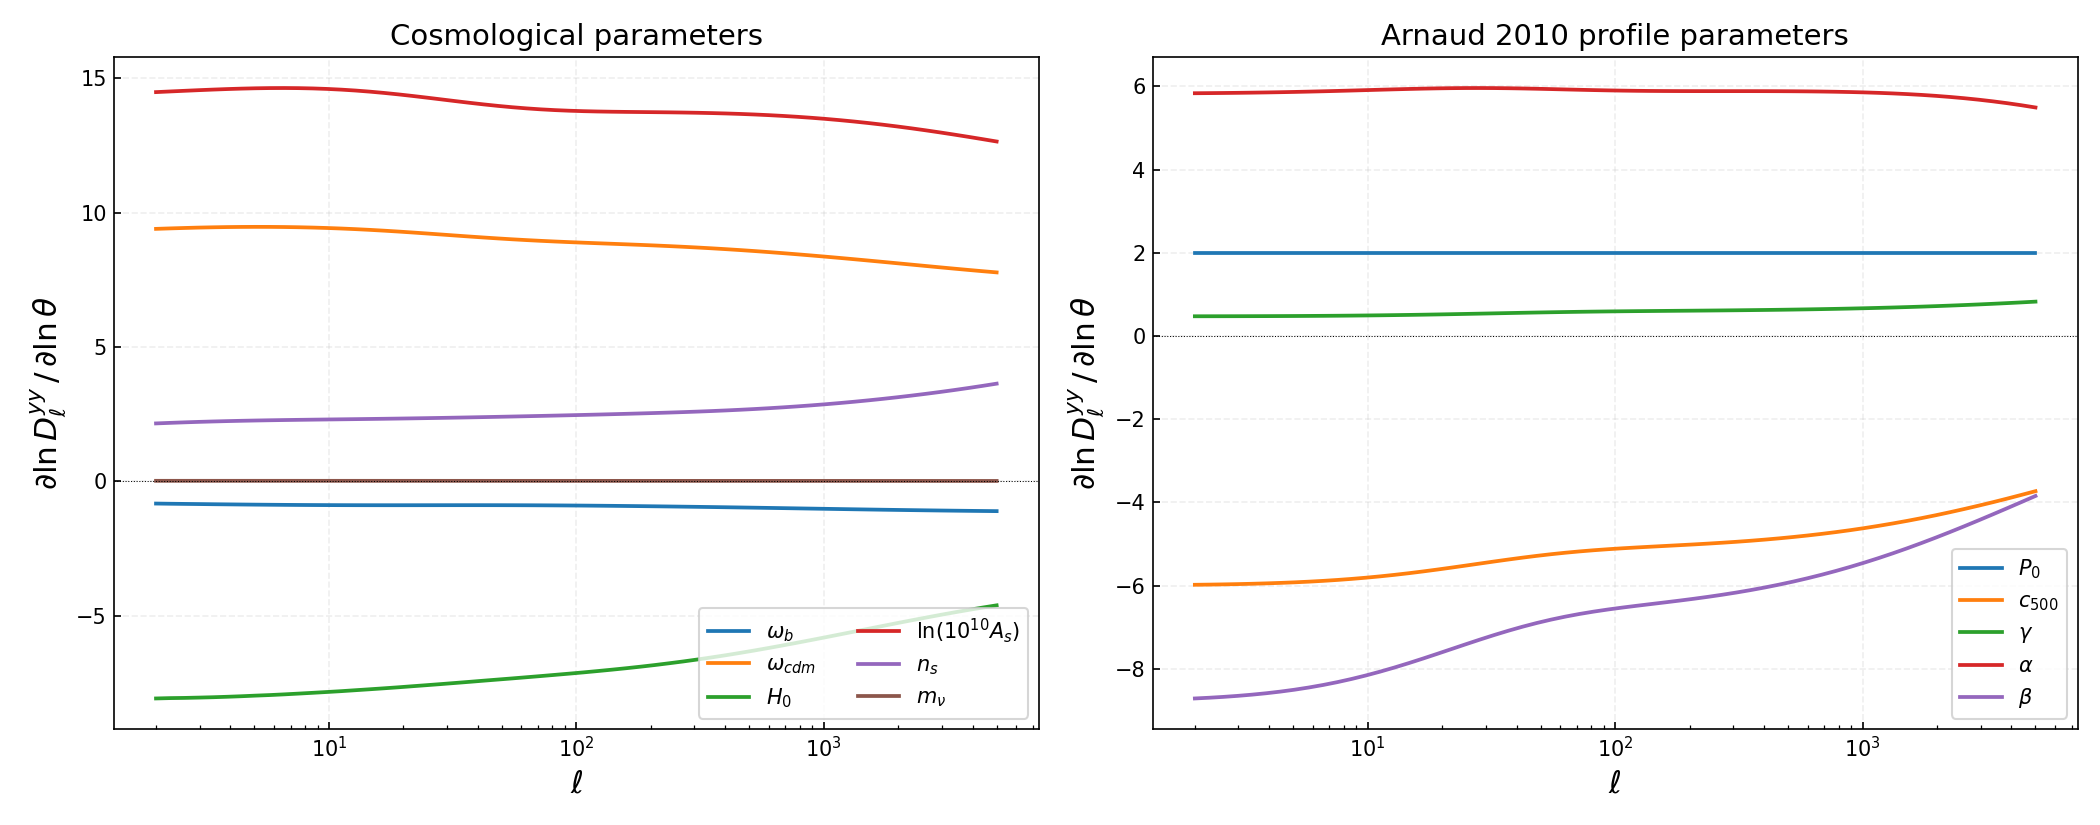

This figure's Python source:
"""
Plot d(D_ell^yy)/d(param) for cosmological and profile parameters.
"""
import warnings; warnings.filterwarnings('ignore')
import os; os.environ["JAX_PLATFORM_NAME"] = "cpu"
import time

import jax; jax.config.update("jax_enable_x64", True)
import jax.numpy as jnp
import numpy as np

import matplotlib
matplotlib.use("Agg")
import matplotlib.pyplot as plt

from classy_szfast.differentiable import (
    CosmoParams, ProfileParamsA10, cl_yy_from_params,
)

# ── Setup ─────────────────────────────────────────────────────────────

cosmo = CosmoParams(
    omega_b=0.02242, omega_cdm=0.11933, H0=67.66,
    tau_reio=0.0561, ln10_10_As=3.047, n_s=0.9665,
)
profile = ProfileParamsA10()
ell = jnp.geomspace(2, 5000, 60)
dl_fac = ell * (ell + 1) / (2 * jnp.pi) * 1e12

# ── Helper: D_ell^yy(total) as a function of one parameter ───────────

def dl_total(cosmo_, profile_):
    cl1, cl2 = cl_yy_from_params(ell, cosmo_, profile_params=profile_,
                                  profile='arnaud10', delta_crit=500.0)
    return dl_fac * (cl1 + cl2)

# ── 1. Jacobian w.r.t. cosmo params ──────────────────────────────────
print("Computing cosmo Jacobian ...")
t0 = time.perf_counter()
jac_cosmo = jax.jacrev(lambda c: dl_total(c, profile))(cosmo)
print(f"  done in {time.perf_counter()-t0:.1f} s")

# ── 2. Jacobian w.r.t. profile params ────────────────────────────────
print("Computing profile Jacobian ...")
t0 = time.perf_counter()
jac_profile = jax.jacrev(lambda pp: dl_total(cosmo, pp))(profile)
print(f"  done in {time.perf_counter()-t0:.1f} s")

# ── 3. Plot ───────────────────────────────────────────────────────────

cosmo_labels = {
    'omega_b':    r'$\omega_b$',
    'omega_cdm':  r'$\omega_{cdm}$',
    'H0':         r'$H_0$',
    'ln10_10_As': r'$\ln(10^{10}A_s)$',
    'n_s':        r'$n_s$',
    'm_ncdm':     r'$m_\nu$',
}
# skip tau_reio (zero gradient)
cosmo_keys = ['omega_b', 'omega_cdm', 'H0', 'ln10_10_As', 'n_s', 'm_ncdm']

profile_labels = {
    'P0':    r'$P_0$',
    'c500':  r'$c_{500}$',
    'gamma': r'$\gamma$',
    'alpha': r'$\alpha$',
    'beta':  r'$\beta$',
}

fig, axes = plt.subplots(1, 2, figsize=(14, 5.5))

# Left: cosmo
ax = axes[0]
jac_dict = jac_cosmo._asdict()
for key in cosmo_keys:
    g = np.array(jac_dict[key])
    # Normalize: plot d(ln D_ell)/d(ln param) = (param/D_ell) * dD_ell/dparam
    param_val = float(getattr(cosmo, key))
    dl_ref = np.array(dl_total(cosmo, profile))
    dlog = g * param_val / dl_ref
    ax.semilogx(ell, dlog, lw=1.8, label=cosmo_labels[key])

ax.axhline(0, color='k', ls=':', lw=0.5)
ax.set_xlabel(r"$\ell$", fontsize=15)
ax.set_ylabel(r"$\partial \ln D_\ell^{yy} \,/\, \partial \ln \theta$", fontsize=15)
ax.set_title("Cosmological parameters", fontsize=14)
ax.legend(fontsize=10, ncol=2)
ax.grid(alpha=0.2, ls='--')

# Right: profile
ax = axes[1]
jac_dict_p = jac_profile._asdict()
dl_ref = np.array(dl_total(cosmo, profile))
for key in profile_labels:
    g = np.array(jac_dict_p[key])
    param_val = float(getattr(profile, key))
    dlog = g * param_val / dl_ref
    ax.semilogx(ell, dlog, lw=1.8, label=profile_labels[key])

ax.axhline(0, color='k', ls=':', lw=0.5)
ax.set_xlabel(r"$\ell$", fontsize=15)
ax.set_ylabel(r"$\partial \ln D_\ell^{yy} \,/\, \partial \ln \theta$", fontsize=15)
ax.set_title("Arnaud 2010 profile parameters", fontsize=14)
ax.legend(fontsize=10)
ax.grid(alpha=0.2, ls='--')

for ax in axes:
    ax.tick_params(direction='in', which='both')

plt.tight_layout()
outpath = os.path.join(os.path.dirname(__file__) or '.', 'plot_gradients.png')
plt.savefig(outpath, dpi=150)
print(f"\nPlot saved: {outpath}")
